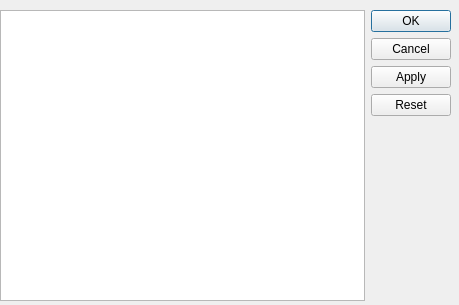
<ui version="4.0" >
 <class>Dialog</class>
 <widget class="QDialog" name="Dialog" >
  <property name="geometry" >
   <rect>
    <x>0</x>
    <y>0</y>
    <width>459</width>
    <height>305</height>
   </rect>
  </property>
  <property name="windowTitle" >
   <string>Dialog</string>
  </property>
  <widget class="QWidget" name="" >
   <property name="geometry" >
    <rect>
     <x>0</x>
     <y>10</y>
     <width>451</width>
     <height>291</height>
    </rect>
   </property>
   <layout class="QHBoxLayout" >
    <item>
     <widget class="QPresetTextEdit" name="presetTextEdit" />
    </item>
    <item>
     <widget class="QDialogButtonBox" name="buttonBox" >
      <property name="orientation" >
       <enum>Qt::Vertical</enum>
      </property>
      <property name="standardButtons" >
       <set>QDialogButtonBox::Apply|QDialogButtonBox::Cancel|QDialogButtonBox::NoButton|QDialogButtonBox::Ok|QDialogButtonBox::Reset</set>
      </property>
     </widget>
    </item>
   </layout>
  </widget>
 </widget>
 <customwidgets>
  <customwidget>
   <class>QPresetTextEdit</class>
   <extends>QTextEdit</extends>
   <header location="global" >qpresettextedit.h</header>
  </customwidget>
 </customwidgets>
 <resources/>
 <connections>
  <connection>
   <sender>buttonBox</sender>
   <signal>accepted()</signal>
   <receiver>Dialog</receiver>
   <slot>accept()</slot>
   <hints>
    <hint type="sourcelabel" >
     <x>248</x>
     <y>254</y>
    </hint>
    <hint type="destinationlabel" >
     <x>157</x>
     <y>274</y>
    </hint>
   </hints>
  </connection>
  <connection>
   <sender>buttonBox</sender>
   <signal>rejected()</signal>
   <receiver>Dialog</receiver>
   <slot>reject()</slot>
   <hints>
    <hint type="sourcelabel" >
     <x>316</x>
     <y>260</y>
    </hint>
    <hint type="destinationlabel" >
     <x>286</x>
     <y>274</y>
    </hint>
   </hints>
  </connection>
 </connections>
</ui>
